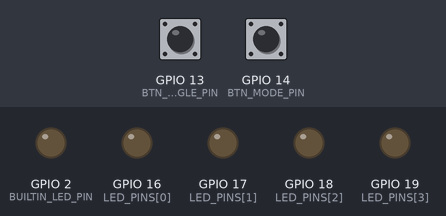
Bench run of a sketch on a simulated ESP32. On the bench: output pins drawn as LEDs (lit = HIGH). Dashed ring = blinking. The inputs (shaded band) are chosen by the test bench; at power-on: GPIO 14 (BTN_MODE_PIN) LOW, GPIO 13 (BTN_TOGGLE_PIN) LOW. What the sketch prints to the serial monitor is not drawn.

Above: at 1.2 s.
1.3 s: GPIO 14 (BTN_MODE_PIN) pulled HIGH for 0.15 s
At 1.65 s:
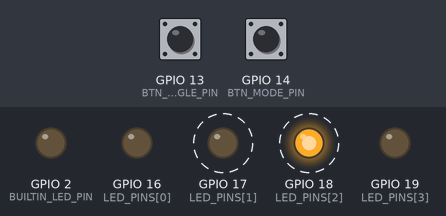
At 2.05 s:
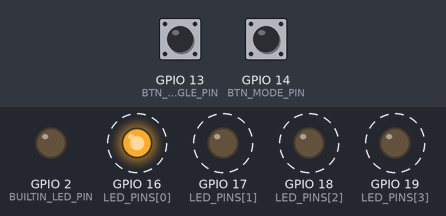
4.3 s: GPIO 14 (BTN_MODE_PIN) pulled HIGH for 1 s
At 5.0 s:
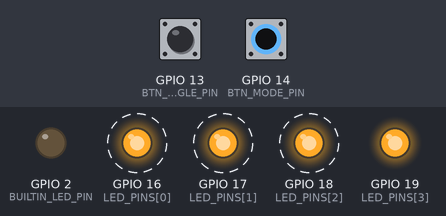
7.5 s: GPIO 14 (BTN_MODE_PIN) pulled HIGH for 0.15 s
10.6 s: GPIO 13 (BTN_TOGGLE_PIN) pulled HIGH for 0.15 s
13.6 s: GPIO 13 (BTN_TOGGLE_PIN) pulled HIGH for 1 s
16.6 s: GPIO 13 (BTN_TOGGLE_PIN) driven HIGH and GPIO 14 (BTN_MODE_PIN) driven HIGH
At 18.05 s:
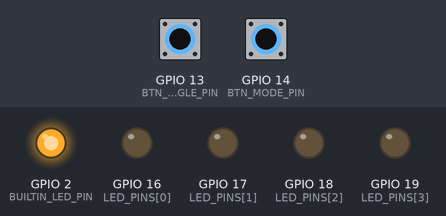
Timing chart, 0 to 19.6 s (numbered marks = the images above; inputs shaded):
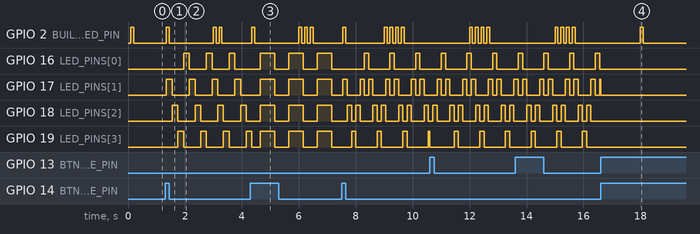

Measured:
- after the input at 1.3 s, GPIO 16 (LED_PINS[0]): alternates HIGH for 0.20 s and LOW for 0.60 s, starting after 0.65 s; GPIO 17 (LED_PINS[1]): alternates HIGH for 0.20 s and LOW for 0.60 s, starting after 0.05 s
- after the input at 16.6 s, GPIO 2 (BUILTIN_LED_PIN): goes on until 18.1 s, then stays LOW; GPIO 16 (LED_PINS[0]), GPIO 18 (LED_PINS[2]), GPIO 19 (LED_PINS[3]): stops changing and stays LOW

The sketch:

led_button.ino
```cpp
/*
 * ===================================================================
 *  프로젝트 1: LED + 버튼 제어
 * ===================================================================
 *
 *  설명: 택트 스위치(버튼)를 사용하여 LED를 제어하는 프로젝트
 *        소프트웨어 디바운싱, 인터럽트, 다중 LED 순차 제어를 학습합니다.
 *
 *  보드: ESP32 DevKit V1
 *  작성: Phase 6 - 실전 프로젝트
 *
 *  회로 연결:
 *    - LED1 (빨강): GPIO16 → LED → 220Ω → GND
 *    - LED2 (빨강): GPIO17 → LED → 220Ω → GND
 *    - LED3 (초록): GPIO18 → LED → 220Ω → GND
 *    - LED4 (노랑): GPIO19 → LED → 220Ω → GND
 *    - BTN1 (토글): GPIO13 → 버튼 → GND (내부 풀다운 또는 외부 10KΩ)
 *    - BTN2 (모드): GPIO14 → 버튼 → GND
 *
 * ===================================================================
 */

// ===================================================================
//  핀 정의 - 하드웨어 연결에 따라 수정하세요
// ===================================================================

// LED 핀 정의 (배열로 관리하여 순차 제어에 활용)
const int LED_PINS[] = {16, 17, 18, 19};  // LED1~LED4 GPIO 핀 번호
const int LED_COUNT = 4;                    // LED 총 개수

// 버튼 핀 정의
const int BTN_TOGGLE_PIN = 13;   // BTN1: LED 토글/순차 제어용
const int BTN_MODE_PIN   = 14;   // BTN2: 동작 모드 변경용

// 내장 LED (디버깅용)
const int BUILTIN_LED_PIN = 2;   // ESP32 내장 LED (GPIO2)

// ===================================================================
//  상수 정의
// ===================================================================

// 디바운싱 관련 상수
const unsigned long DEBOUNCE_DELAY = 50;   // 디바운싱 지연 시간 (밀리초)
                                            // 50ms 미만이면 채터링 발생 가능
                                            // 200ms 초과하면 반응이 느려짐

// LED 순차 제어 관련 상수
const unsigned long SEQUENCE_INTERVAL = 200;  // 순차 점등 간격 (밀리초)
const unsigned long BLINK_INTERVAL = 500;     // 점멸 간격 (밀리초)
const unsigned long PING_PONG_INTERVAL = 150; // 핑퐁 간격 (밀리초)

// 동작 모드 정의 (가독성을 위해 열거형 사용)
enum OperationMode {
  MODE_TOGGLE      = 0,   // 모드 0: 단일 LED 토글
  MODE_SEQUENCE    = 1,   // 모드 1: LED 순차 점등
  MODE_BLINK_ALL   = 2,   // 모드 2: LED 전체 점멸
  MODE_PING_PONG   = 3,   // 모드 3: LED 핑퐁 (왕복)
  MODE_COUNT       = 4    // 전체 모드 개수
};

// ===================================================================
//  전역 변수
// ===================================================================

// --- 버튼 1 (토글) 관련 변수 ---
bool btn1State         = LOW;       // 현재 버튼1 상태
bool btn1LastState     = LOW;       // 이전 버튼1 상태 (디바운싱용)
unsigned long btn1LastDebounceTime = 0;  // 마지막 디바운싱 시각

// --- 버튼 2 (모드) 관련 변수 ---
bool btn2State         = LOW;       // 현재 버튼2 상태
bool btn2LastState     = LOW;       // 이전 버튼2 상태
unsigned long btn2LastDebounceTime = 0;  // 마지막 디바운싱 시각

// --- LED 상태 변수 ---
bool ledToggleState    = false;     // LED 토글 상태 (true=켜짐, false=꺼짐)
int  currentLedIndex   = 0;         // 현재 순차 제어 중인 LED 인덱스
bool blinkState        = false;     // 점멸 상태
int  pingPongDirection = 1;         // 핑퐁 방향 (1=오른쪽, -1=왼쪽)

// --- 모드 및 타이밍 변수 ---
OperationMode currentMode = MODE_TOGGLE;  // 현재 동작 모드
unsigned long lastPatternTime = 0;         // 마지막 패턴 업데이트 시각

// --- 인터럽트 관련 변수 ---
// volatile: 인터럽트 서비스 루틴(ISR)에서 변경되는 변수는
//           반드시 volatile로 선언해야 합니다.
//           컴파일러가 최적화로 변수 읽기를 생략하는 것을 방지합니다.
volatile bool interruptFlag = false;               // 인터럽트 발생 플래그
volatile unsigned long lastInterruptTime = 0;      // 마지막 인터럽트 시각

// ===================================================================
//  인터럽트 서비스 루틴 (ISR)
// ===================================================================

/*
 * IRAM_ATTR: ESP32에서 ISR 함수는 반드시 이 속성을 가져야 합니다.
 *            ISR 코드를 IRAM(Internal RAM)에 배치하여
 *            플래시 메모리 접근 지연을 방지합니다.
 *
 * ISR 작성 규칙:
 *   1. 가능한 짧게 작성 (최소한의 작업만)
 *   2. Serial.print() 등 시간이 오래 걸리는 함수 호출 금지
 *   3. delay() 함수 사용 금지
 *   4. volatile 변수만 수정
 *   5. 복잡한 로직은 메인 루프에서 처리
 */
void IRAM_ATTR handleButtonInterrupt() {
  // ISR 내부에서의 디바운싱 처리
  // millis() 대신 더 정확한 방법이 필요하지만, 여기서는 간단하게 처리
  unsigned long currentTime = millis();

  // 마지막 인터럽트로부터 DEBOUNCE_DELAY 이상 경과한 경우에만 처리
  if (currentTime - lastInterruptTime > DEBOUNCE_DELAY) {
    interruptFlag = true;            // 플래그만 설정 (실제 처리는 loop()에서)
    lastInterruptTime = currentTime; // 시간 갱신
  }
}

// ===================================================================
//  초기 설정 함수 (setup)
// ===================================================================

void setup() {
  // --- 시리얼 통신 초기화 ---
  // 115200 보드레이트: ESP32의 기본 권장 속도
  Serial.begin(115200);

  // 시리얼 통신이 준비될 때까지 대기 (USB 시리얼인 경우)
  while (!Serial) {
    delay(10);
  }

  Serial.println();
  Serial.println("============================================");
  Serial.println("  프로젝트 1: LED + 버튼 제어");
  Serial.println("============================================");
  Serial.println();

  // --- LED 핀 설정 ---
  // 모든 LED 핀을 출력 모드로 설정하고 초기 상태를 꺼짐(LOW)으로
  for (int i = 0; i < LED_COUNT; i++) {
    pinMode(LED_PINS[i], OUTPUT);      // 출력 모드 설정
    digitalWrite(LED_PINS[i], LOW);    // 초기 상태: 꺼짐
    Serial.print("  LED");
    Serial.print(i + 1);
    Serial.print(" → GPIO");
    Serial.print(LED_PINS[i]);
    Serial.println(" (출력 모드 설정 완료)");
  }

  // 내장 LED 설정
  pinMode(BUILTIN_LED_PIN, OUTPUT);
  digitalWrite(BUILTIN_LED_PIN, LOW);

  // --- 버튼 핀 설정 ---
  // INPUT_PULLDOWN: ESP32 내부 풀다운 저항 활용
  // 외부 풀다운 저항(10KΩ)을 사용하는 경우 INPUT으로 설정
  pinMode(BTN_TOGGLE_PIN, INPUT_PULLDOWN);  // 버튼1: 내부 풀다운
  pinMode(BTN_MODE_PIN, INPUT_PULLDOWN);    // 버튼2: 내부 풀다운

  Serial.print("  BTN1 (토글) → GPIO");
  Serial.println(BTN_TOGGLE_PIN);
  Serial.print("  BTN2 (모드) → GPIO");
  Serial.println(BTN_MODE_PIN);

  // --- 인터럽트 설정 ---
  // BTN1에 인터럽트 연결 (RISING: LOW→HIGH 전환 시 트리거)
  // 풀다운 저항 사용 시 버튼을 누르면 HIGH가 되므로 RISING 사용
  attachInterrupt(digitalPinToInterrupt(BTN_TOGGLE_PIN),
                  handleButtonInterrupt,
                  RISING);

  Serial.println();
  Serial.println("  인터럽트 설정 완료 (BTN1, RISING 트리거)");
  Serial.println();
  Serial.println("============================================");
  Serial.println("  사용법:");
  Serial.println("    BTN1: LED 제어 (모드에 따라 다름)");
  Serial.println("    BTN2: 동작 모드 변경");
  Serial.println("    모드 0: 단일 LED 토글");
  Serial.println("    모드 1: LED 순차 점등");
  Serial.println("    모드 2: LED 전체 점멸");
  Serial.println("    모드 3: LED 핑퐁 (왕복)");
  Serial.println("============================================");
  Serial.println();
}

// ===================================================================
//  메인 루프 함수 (loop)
// ===================================================================

void loop() {
  // --- 인터럽트 플래그 처리 ---
  // ISR에서 설정한 플래그를 메인 루프에서 처리
  // (ISR 내에서 복잡한 로직을 실행하지 않기 위함)
  handleInterruptFlag();

  // --- 버튼 2 디바운싱 처리 (폴링 방식) ---
  // BTN2는 폴링 방식으로 디바운싱을 적용합니다.
  // 인터럽트 방식과 비교하여 학습할 수 있습니다.
  handleModeButton();

  // --- 현재 모드에 따른 LED 패턴 실행 ---
  executeCurrentMode();

  // --- 내장 LED로 현재 모드 표시 ---
  // 내장 LED가 빠르게 깜빡이는 횟수로 현재 모드를 표시
  updateBuiltinLED();
}

// ===================================================================
//  인터럽트 플래그 처리 함수
// ===================================================================

/*
 * 인터럽트에서 설정된 플래그를 확인하고 처리합니다.
 * ISR은 최대한 짧게 유지하고, 실제 로직은 여기서 처리합니다.
 */
void handleInterruptFlag() {
  if (interruptFlag) {
    interruptFlag = false;  // 플래그 초기화

    // 현재 모드가 토글 모드인 경우
    if (currentMode == MODE_TOGGLE) {
      // LED 토글 상태 반전
      ledToggleState = !ledToggleState;
      digitalWrite(LED_PINS[0], ledToggleState ? HIGH : LOW);

      // 시리얼 모니터에 상태 출력
      Serial.print("[인터럽트] LED1 ");
      Serial.println(ledToggleState ? "켜짐 (ON)" : "꺼짐 (OFF)");
    }
    // 다른 모드에서는 인터럽트를 시작/정지 토글로 사용
    else {
      static bool patternRunning = true;
      patternRunning = !patternRunning;

      if (!patternRunning) {
        // 모든 LED 끄기
        turnOffAllLeds();
        Serial.println("[인터럽트] 패턴 정지");
      } else {
        Serial.println("[인터럽트] 패턴 시작");
      }
    }
  }
}

// ===================================================================
//  모드 변경 버튼 처리 함수 (폴링 + 디바운싱)
// ===================================================================

/*
 * BTN2를 폴링 방식으로 읽고, 소프트웨어 디바운싱을 적용합니다.
 *
 * 디바운싱 알고리즘:
 *   1. 현재 버튼 상태를 읽음
 *   2. 이전 상태와 다르면 디바운싱 타이머 시작
 *   3. DEBOUNCE_DELAY 이상 경과한 후에도 같은 상태면 유효한 입력으로 인정
 *   4. 유효한 HIGH→LOW 전환(버튼 뗌) 시 모드 변경 실행
 */
void handleModeButton() {
  // 현재 버튼 상태 읽기
  bool reading = digitalRead(BTN_MODE_PIN);

  // 이전 읽기값과 다르면 디바운싱 타이머 재시작
  if (reading != btn2LastState) {
    btn2LastDebounceTime = millis();
  }

  // 디바운싱 시간이 경과했는지 확인
  if ((millis() - btn2LastDebounceTime) > DEBOUNCE_DELAY) {
    // 안정된 상태가 현재 상태와 다르면 상태 업데이트
    if (reading != btn2State) {
      btn2State = reading;

      // 버튼이 눌린 순간에만 동작 (RISING 엣지)
      // HIGH = 버튼 눌림 (풀다운 저항 사용 시)
      if (btn2State == HIGH) {
        // 모드 순환: 0 → 1 → 2 → 3 → 0 ...
        currentMode = (OperationMode)((currentMode + 1) % MODE_COUNT);

        // 모드 변경 시 LED 상태 초기화
        turnOffAllLeds();
        currentLedIndex = 0;
        pingPongDirection = 1;

        // 모드 변경 알림 출력
        Serial.print("[모드 변경] 현재 모드: ");
        printModeName(currentMode);
        Serial.println();
      }
    }
  }

  // 이전 상태 저장 (다음 루프에서 비교용)
  btn2LastState = reading;
}

// ===================================================================
//  모드별 LED 패턴 실행 함수
// ===================================================================

/*
 * 현재 선택된 모드에 따라 해당 LED 패턴을 실행합니다.
 * 모든 타이밍은 millis()를 기반으로 하여 non-blocking으로 동작합니다.
 * (delay()를 사용하지 않아 버튼 입력을 놓치지 않습니다)
 */
void executeCurrentMode() {
  switch (currentMode) {
    case MODE_TOGGLE:
      // 토글 모드: 인터럽트에서 직접 처리하므로 여기서는 아무것도 하지 않음
      break;

    case MODE_SEQUENCE:
      executeSequencePattern();
      break;

    case MODE_BLINK_ALL:
      executeBlinkAllPattern();
      break;

    case MODE_PING_PONG:
      executePingPongPattern();
      break;

    default:
      break;
  }
}

// ===================================================================
//  패턴 1: 순차 점등 (LED가 하나씩 순서대로 켜짐)
// ===================================================================

/*
 * LED1 → LED2 → LED3 → LED4 → LED1 → ... 순서로 하나씩 점등
 *
 * 동작 원리:
 *   - SEQUENCE_INTERVAL마다 현재 LED를 끄고 다음 LED를 켬
 *   - 마지막 LED 다음에는 첫 번째 LED로 돌아감 (순환)
 *   - millis() 기반으로 non-blocking 동작
 */
void executeSequencePattern() {
  unsigned long currentTime = millis();

  // 지정된 간격이 경과했는지 확인
  if (currentTime - lastPatternTime >= SEQUENCE_INTERVAL) {
    lastPatternTime = currentTime;  // 시간 갱신

    // 현재 LED 끄기
    digitalWrite(LED_PINS[currentLedIndex], LOW);

    // 다음 LED로 이동 (순환)
    currentLedIndex = (currentLedIndex + 1) % LED_COUNT;

    // 다음 LED 켜기
    digitalWrite(LED_PINS[currentLedIndex], HIGH);

    // 디버그 출력 (선택사항 - 주석 해제하여 사용)
    // Serial.print("[순차] LED");
    // Serial.print(currentLedIndex + 1);
    // Serial.println(" 켜짐");
  }
}

// ===================================================================
//  패턴 2: 전체 점멸 (모든 LED가 동시에 깜빡임)
// ===================================================================

/*
 * 모든 LED가 동시에 켜졌다 꺼졌다를 반복합니다.
 *
 * 동작 원리:
 *   - BLINK_INTERVAL마다 blinkState를 반전
 *   - blinkState에 따라 모든 LED를 동시에 ON/OFF
 */
void executeBlinkAllPattern() {
  unsigned long currentTime = millis();

  if (currentTime - lastPatternTime >= BLINK_INTERVAL) {
    lastPatternTime = currentTime;

    // 점멸 상태 반전
    blinkState = !blinkState;

    // 모든 LED에 동일한 상태 적용
    for (int i = 0; i < LED_COUNT; i++) {
      digitalWrite(LED_PINS[i], blinkState ? HIGH : LOW);
    }
  }
}

// ===================================================================
//  패턴 3: 핑퐁 (LED가 왕복하며 이동)
// ===================================================================

/*
 * LED가 왼쪽에서 오른쪽으로, 다시 오른쪽에서 왼쪽으로 왕복합니다.
 *
 * 동작 원리:
 *   - 순차 점등과 유사하지만 끝에 도달하면 방향이 반전됨
 *   - pingPongDirection: +1이면 오른쪽, -1이면 왼쪽
 *
 * 패턴 예시 (LED 4개):
 *   → LED1, LED2, LED3, LED4, LED3, LED2, LED1, LED2, ...
 *   (양 끝에서 반사되는 핑퐁 공처럼 움직임)
 */
void executePingPongPattern() {
  unsigned long currentTime = millis();

  if (currentTime - lastPatternTime >= PING_PONG_INTERVAL) {
    lastPatternTime = currentTime;

    // 현재 LED 끄기
    digitalWrite(LED_PINS[currentLedIndex], LOW);

    // 다음 위치 계산
    currentLedIndex += pingPongDirection;

    // 끝에 도달하면 방향 반전
    if (currentLedIndex >= LED_COUNT - 1) {
      pingPongDirection = -1;  // 왼쪽으로 방향 전환
      currentLedIndex = LED_COUNT - 1;
    }
    else if (currentLedIndex <= 0) {
      pingPongDirection = 1;   // 오른쪽으로 방향 전환
      currentLedIndex = 0;
    }

    // 다음 LED 켜기
    digitalWrite(LED_PINS[currentLedIndex], HIGH);
  }
}

// ===================================================================
//  유틸리티 함수
// ===================================================================

/*
 * 모든 LED를 끄는 함수
 * 모드 전환 시 또는 정지 시 사용됩니다.
 */
void turnOffAllLeds() {
  for (int i = 0; i < LED_COUNT; i++) {
    digitalWrite(LED_PINS[i], LOW);
  }
}

/*
 * 모든 LED를 켜는 함수
 */
void turnOnAllLeds() {
  for (int i = 0; i < LED_COUNT; i++) {
    digitalWrite(LED_PINS[i], HIGH);
  }
}

/*
 * 모드 이름을 시리얼 모니터에 출력하는 함수
 */
void printModeName(OperationMode mode) {
  switch (mode) {
    case MODE_TOGGLE:
      Serial.print("모드 0 - 단일 LED 토글");
      break;
    case MODE_SEQUENCE:
      Serial.print("모드 1 - LED 순차 점등");
      break;
    case MODE_BLINK_ALL:
      Serial.print("모드 2 - LED 전체 점멸");
      break;
    case MODE_PING_PONG:
      Serial.print("모드 3 - LED 핑퐁 (왕복)");
      break;
    default:
      Serial.print("알 수 없는 모드");
      break;
  }
}

/*
 * 내장 LED로 현재 모드를 표시하는 함수
 * 모드 번호만큼 짧게 깜빡임 (3초마다 반복)
 */
void updateBuiltinLED() {
  static unsigned long lastBlinkTime = 0;
  static int blinkCount = 0;
  static bool builtinLedState = false;
  static unsigned long cycleStartTime = 0;

  unsigned long currentTime = millis();

  // 3초마다 깜빡임 사이클 재시작
  if (currentTime - cycleStartTime >= 3000) {
    cycleStartTime = currentTime;
    blinkCount = 0;
    builtinLedState = false;
    digitalWrite(BUILTIN_LED_PIN, LOW);
  }

  // 현재 모드 번호 + 1 만큼 깜빡임
  if (blinkCount <= (int)currentMode * 2 + 1) {
    if (currentTime - lastBlinkTime >= 100) {
      lastBlinkTime = currentTime;
      builtinLedState = !builtinLedState;
      digitalWrite(BUILTIN_LED_PIN, builtinLedState ? HIGH : LOW);
      blinkCount++;
    }
  }
}

// ===================================================================
//  추가 학습: 폴링 방식 디바운싱 (참고용)
// ===================================================================

/*
 * 아래 함수는 인터럽트 대신 폴링 방식으로 버튼1을 처리하는 예제입니다.
 * 인터럽트 방식과 비교 학습할 수 있습니다.
 *
 * 인터럽트 방식 vs 폴링 방식:
 *
 *   [인터럽트 방식]
 *   장점: CPU가 다른 작업 중에도 즉시 응답 가능
 *   단점: ISR 내 코드 제약, 디바운싱 처리 복잡
 *
 *   [폴링 방식]
 *   장점: 구현이 간단, 디바운싱 처리 용이
 *   단점: loop() 주기에 따라 응답 지연 가능
 *
 * 이 프로젝트에서는 BTN1은 인터럽트, BTN2는 폴링으로 구현하여
 * 두 방식을 비교할 수 있습니다.
 */
void handleToggleButtonPolling() {
  // 현재 버튼 상태 읽기
  bool reading = digitalRead(BTN_TOGGLE_PIN);

  // 상태 변화 감지 시 디바운싱 타이머 시작
  if (reading != btn1LastState) {
    btn1LastDebounceTime = millis();
  }

  // 디바운싱 시간 경과 확인
  if ((millis() - btn1LastDebounceTime) > DEBOUNCE_DELAY) {
    // 안정된 새로운 상태 감지
    if (reading != btn1State) {
      btn1State = reading;

      // 버튼 눌림 감지 (RISING 엣지)
      if (btn1State == HIGH) {
        ledToggleState = !ledToggleState;
        digitalWrite(LED_PINS[0], ledToggleState ? HIGH : LOW);

        Serial.print("[폴링] LED1 ");
        Serial.println(ledToggleState ? "켜짐 (ON)" : "꺼짐 (OFF)");
      }
    }
  }

  btn1LastState = reading;
}

// ===================================================================
//  추가 학습: 하드웨어 디바운싱 참고
// ===================================================================

/*
 * 하드웨어 디바운싱 회로 (참고 정보):
 *
 * 방법 1: RC 필터
 *   버튼 → ─┬─── 저항(10KΩ) ─── GPIO
 *            │
 *          커패시터(100nF)
 *            │
 *           GND
 *
 *   시정수 τ = R × C = 10KΩ × 100nF = 1ms
 *   완전 충전 시간 ≈ 5τ = 5ms
 *
 * 방법 2: 슈미트 트리거 IC (74HC14)
 *   버튼의 불안정한 신호를 깨끗한 디지털 신호로 변환
 *
 * 이 프로젝트에서는 소프트웨어 디바운싱을 사용합니다.
 * 하드웨어 디바운싱은 참고용으로만 기재합니다.
 */

// ===================================================================
//  끝 (End of File)
// ===================================================================
```
